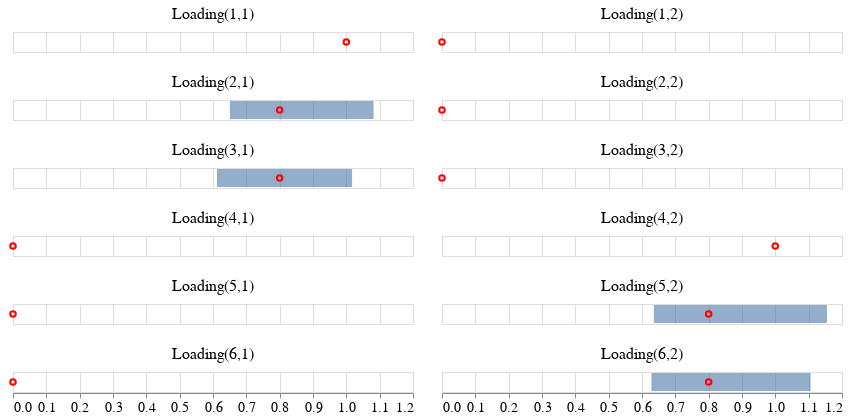

This figure's notebook cell:
### Markdown cell above
### credible intervals

### Code cell
param = 'beta'
df = get_post_df(particles[param])
df_quant = df.groupby(['row', 'col'])[['value']].quantile(0.025).reset_index()
df_quant.rename({'value':'q1'}, axis=1, inplace=True)
df_quant2 = df.groupby(['row', 'col'])[['value']].quantile(0.975).reset_index()
df_quant2.rename({'value':'q2'}, axis=1, inplace=True)

df = df_quant.merge(df_quant2, on=['row', 'col'])
df['row'] = df['row']+1
df['col'] = df['col']+1

dd = pd.DataFrame(data.raw_data['beta'], columns=['1', '2'])
dd['row'] = np.arange(1, dd.shape[0]+1)
dd = dd.melt(id_vars='row', var_name='col', value_name = 'data')
dd['col'] = dd.col.astype(int)

plot_data = df.merge(dd, on=['row', 'col'])
plot_data['index'] = 'Loading(' + plot_data.row.astype(str)+','+plot_data.col.astype(str)+')'

c1 = alt.Chart(plot_data).mark_bar(opacity=0.6).encode(
        alt.X('q1', title=None),
        alt.X2('q2', title=None))
c1



c2 = alt.Chart(plot_data).mark_point(opacity=1, color='red').encode(
        alt.X('data', title=None)
)


(c1+c2).facet(
    facet=alt.Facet('index:N', title=None),
    title='',
    columns=2
).configure_axis(
    labelFontSize=14,
).configure_title(
    fontSize=16
).configure_header(labelFontSize=16)

### Figure 1 — Vega-Lite specification as saved in the notebook (floating-point values rounded to 4 significant figures)
{"config": {"view": {"continuousWidth": 400, "continuousHeight": 300}, "axis": {"labelFontSize": 14}, "header": {"labelFontSize": 16}, "title": {"fontSize": 16}}, "data": {"name": "data-f1f36062b24b00ea84594992ec254765"}, "facet": {"type": "nominal", "field": "index", "title": null}, "spec": {"layer": [{"mark": {"type": "bar", "opacity": 0.6}, "encoding": {"x": {"type": "quantitative", "field": "q1", "title": null}, "x2": {"field": "q2", "title": null}}}, {"mark": {"type": "point", "color": "red", "opacity": 1}, "encoding": {"x": {"type": "quantitative", "field": "data", "title": null}}}]}, "columns": 2, "title": "", "$schema": "https://vega.github.io/schema/vega-lite/v4.8.1.json", "datasets": {"data-f1f36062b24b00ea84594992ec254765": [{"row": 1, "col": 1, "q1": 1.0, "q2": 1.0, "data": 1.0, "index": "Loading(1,1)"}, {"row": 1, "col": 2, "q1": 0.0, "q2": 0.0, "data": 0.0, "index": "Loading(1,2)"}, {"row": 2, "col": 1, "q1": 0.6506, "q2": 1.082, "data": 0.8, "index": "Loading(2,1)"}, {"row": 2, "col": 2, "q1": 0.0, "q2": 0.0, "data": 0.0, "index": "Loading(2,2)"}, {"row": 3, "col": 1, "q1": 0.612, "q2": 1.017, "data": 0.8, "index": "Loading(3,1)"}, {"row": 3, "col": 2, "q1": 0.0, "q2": 0.0, "data": 0.0, "index": "Loading(3,2)"}, {"row": 4, "col": 1, "q1": 0.0, "q2": 0.0, "data": 0.0, "index": "Loading(4,1)"}, {"row": 4, "col": 2, "q1": 1.0, "q2": 1.0, "data": 1.0, "index": "Loading(4,2)"}, {"row": 5, "col": 1, "q1": 0.0, "q2": 0.0, "data": 0.0, "index": "Loading(5,1)"}, {"row": 5, "col": 2, "q1": 0.6355, "q2": 1.155, "data": 0.8, "index": "Loading(5,2)"}, {"row": 6, "col": 1, "q1": 0.0, "q2": 0.0, "data": 0.0, "index": "Loading(6,1)"}, {"row": 6, "col": 2, "q1": 0.6284, "q2": 1.106, "data": 0.8, "index": "Loading(6,2)"}]}}
